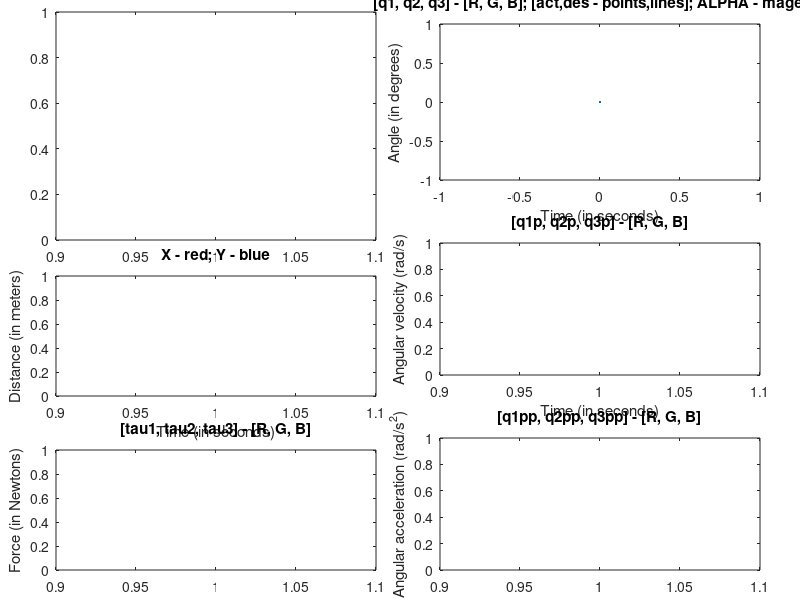

Source code (MATLAB): (Note: this script raises an error after producing the figure.)
% Each link is only allowed to have 1 degree of freedom.
% Playback function to plot the robot and other parameters

record = 0; % set to 1 to record
FPS = 30;
vid_name = 'sample.avi';

line_width = 1; % default 1
marker_size = 5; % default 10

if record == 1
    gcf = figure(1);
end
set(findall(gcf,'-property','FontSize'),'FontSize',14)
% subplot position [left bottom width height]
s1_pos = [0.07 0.6 0.4 0.38]; % robot 
s2_pos = [0.07 0.34 0.4 0.2]; % XY
s3_pos = [0.07 0.05 0.4 0.2]; % tau
s4_pos = [0.55 0.7 0.4 0.26]; % q & alpha
s5_pos = [0.55 0.375 0.4 0.22]; % qp
s6_pos = [0.55 0.05 0.4 0.22]; % qpp

% robot
s1 = subplot('Position',s1_pos);
hold off
plot(NaN)
hold on
%title('3 Link Robot')

% XY
s2 = subplot('Position',s2_pos);
hold off
plot(NaN)
hold on
title('X - red; Y - blue')
xlabel(s2, 'Time (in seconds)')
ylabel(s2, 'Distance (in meters)')

% tau
s3 = subplot('Position',s3_pos);
hold off
plot(NaN)
hold on
title('[tau1, tau2, tau3] - [R, G, B]')
xlabel(s3, 'Time (in seconds)')
ylabel(s3, 'Force (in Newtons)')

% q & alpha
s4 = subplot('Position',s4_pos);
hold off
plot(0,0)
hold on
title('[q1, q2, q3] - [R, G, B]; [act,des - points,lines]; ALPHA - magenta')
xlabel(s4, 'Time (in seconds)')
ylabel(s4, 'Angle (in degrees)')

% qp
s5 = subplot('Position',s5_pos);
hold off
plot(NaN)
hold on
title('[q1p, q2p, q3p] - [R, G, B]')
xlabel(s5, 'Time (in seconds)')
ylabel(s5, 'Angular velocity (rad/s)')

% qpp
s6 = subplot('Position',s6_pos);
hold off
plot(NaN)
hold on
title('[q1pp, q2pp, q3pp] - [R, G, B]')
xlabel(s6, 'Time (in seconds)')
ylabel(s6, 'Angular acceleration (rad/s^2)')

t = simout.time;
N = length(t);
t_max = max(simout.time);
trail = 25;
endX_vect = zeros(N+trail,1);
endY_vect = zeros(N+trail,1);
%t = 0:t_max/N:t_max;

% the following is merely to set appropiate axes lengths
tau1_max = max(simout.signals.values(:,7,:));
tau2_max = max(simout.signals.values(:,8,:));
tau3_max = max(simout.signals.values(:,9,:));
tau_max = max([tau1_max tau2_max tau3_max]);
tau1_min = min(simout.signals.values(:,7,:));
tau2_min = min(simout.signals.values(:,8,:));
tau3_min = min(simout.signals.values(:,9,:));
tau_min = min([tau1_min tau2_min tau3_min]);

q1_p_max = max(simout.signals.values(:,10,:));
q2_p_max = max(simout.signals.values(:,11,:));
q3_p_max = max(simout.signals.values(:,12,:));
qp_max = max([q1_p_max q2_p_max q3_p_max]);
q1_p_min = min(simout.signals.values(:,10,:));
q2_p_min = min(simout.signals.values(:,11,:));
q3_p_min = min(simout.signals.values(:,12,:));
qp_min = min([q1_p_min q2_p_min q3_p_min]);

q1_pp_max = max(simout.signals.values(:,13,:));
q2_pp_max = max(simout.signals.values(:,14,:));
q3_pp_max = max(simout.signals.values(:,15,:));
qpp_max = max([q1_pp_max q2_pp_max q3_pp_max]);
q1_pp_min = min(simout.signals.values(:,13,:));
q2_pp_min = min(simout.signals.values(:,14,:));
q3_pp_min = min(simout.signals.values(:,15,:));
qpp_min = min([q1_pp_min q2_pp_min q3_pp_min]);

if tau_max == 0
    tau_max = 100;
end
if qp_max == 0
    qp_max = 1;
end
if qpp_max == 0
    qpp_max = 1;
end

if tau_min == 0
    tau_min = -100;
end
if qp_min == 0
    qp_min = -1;
end
if qpp_min == 0
    qpp_min = -1;
end

% data = q1 q2 q3 X Y ALPHA tau1 tau2 tau3
data = simout.signals.values(1,:,1);
q1 = data(1)*pi/180;
q2 = data(2)*pi/180;
q3 = data(3)*pi/180;

X = data(4);
Y = data(5);
ALPHA = data(6);

tau1 = data(7);
tau2 = data(8);
tau3 = data(9);

q1_p = data(10);
q2_p = data(11);
q3_p = data(12);

q1_pp = data(13);
q2_pp = data(14);
q3_pp = data(15);

q1_d = data(16);
q2_d = data(17);
q3_d = data(18);


i = 1;
L1 = 4;
L2 = 3;
L3 = 2;
P = L1+L2+L3; 
if record == 1
    writerObj = VideoWriter(vid_name); % Name it.   
    writerObj.FrameRate = FPS; % How many frames per second.
    open(writerObj);
end
q1d_vect = zeros(N,1);
q2d_vect = zeros(N,1);
q3d_vect = zeros(N,1);

while i <= N 
    if i == 1
        t0 = 0;
    else
        t0 = t(i-1);
    end
    data = simout.signals.values(1,:,i);
    q1 = data(1)*pi/180;
    q2 = data(2)*pi/180;
    q3 = data(3)*pi/180;
    X = data(4);
    Y = data(5);
    ALPHA = data(6)*pi/180;
    tau1 = data(7);
    tau2 = data(8);
    tau3 = data(9);
    q1_p = data(10);
    q2_p = data(11);
    q3_p = data(12);
    q1_pp = data(13);
    q2_pp = data(14);
    q3_pp = data(15);
    q1d_vect(i) = data(16);
    q2d_vect(i) = data(17);
    q3d_vect(i) = data(18);
%     
    endX_vect(i) = X;
    endY_vect(i) = Y;
    %axis([-P*1.1 P*1.1 -P*1.1 P*1.1]);

    T01 = TRANS(0, 0, 0, q1);
    T12 = TRANS(0, L1, 0, q2);
    T23 = TRANS(0, L2, 0, q3);
    T34 = TRANS(0, L3, 0, 0);

    link1.a = T01*[0 0 0 1]';
    link1.b = T01*[L1 0 0 1]';

    link2.a = T01*T12*[0 0 0 1]';
    link2.b = T01*T12*[L2 0 0 1]';

    link3.a = T01*T12*T23*[0 0 0 1]';
    link3.b = T01*T12*T23*[L3 0 0 1]';
    
    % robot
    s1 = subplot('Position',s1_pos);
    plot(endX_vect(1:i), endY_vect(1:i),'-k','LineWidth',2);
    grid on
    hold on
    link1.X = [link1.a(1) link1.b(1)];
    link1.Y = [link1.a(2) link1.b(2)];
    link1.plot = plot(link1.X, link1.Y,'-or','LineWidth',3);
    link2.X = [link2.a(1) link2.b(1)];
    link2.Y = [link2.a(2) link2.b(2)];
    link2.plot = plot(link2.X, link2.Y,'-og','LineWidth',3);
    hold on
    link3.X = [link3.a(1) link3.b(1)];
    link3.Y = [link3.a(2) link3.b(2)];
    link3.plot = plot(link3.X, link3.Y,'-ob','LineWidth',3);
    axis([-(P+1) (P+1) -(P+1) (P+1)]);
    hold off
    
    % X Y
    s2 = subplot('Position',s2_pos);
    grid on
    plot(t(i),X,'.r','MarkerSize',marker_size)
    hold on
    plot(t(i),Y,'.b','MarkerSize',marker_size)
    axis([0 t_max -P*1.1 P*1.1])
    
    % q and alpha
    s3 = subplot('Position',s3_pos);
    grid on
    plot(t(i),tau1,'.r','MarkerSize',marker_size)
    hold on
    plot(t(i),tau2,'.g','MarkerSize',marker_size)
    plot(t(i),tau3,'.b','MarkerSize',marker_size)
    axis([0 t_max (tau_min-100) tau_max*1.1])    
    
    % tau
    s4 = subplot('Position',s4_pos);
    grid on
    plot(t(i),q1*180/pi,'.r','MarkerSize', marker_size)
    hold on
    plot(t(i),q2*180/pi,'.g','MarkerSize', marker_size)    
    plot(t(i),q3*180/pi,'.b','MarkerSize', marker_size)
    plot(t(i),wrapToPi(ALPHA)*180/pi,'.m','MarkerSize',marker_size)
    plot(t(1:i),q1d_vect(1:i),'-r','LineWidth',line_width)
    plot(t(1:i),q2d_vect(1:i),'-g','LineWidth',line_width)
    plot(t(1:i),q3d_vect(1:i),'-b','LineWidth',line_width)
    axis([0 t_max -180 180])
    
    % qp
    s5 = subplot('Position',s5_pos);
    grid on
    plot(t(i),q1_p,'.r','MarkerSize',marker_size)
    hold on
    plot(t(i),q2_p,'.g','MarkerSize',marker_size)
    plot(t(i),q3_p,'.b','MarkerSize',marker_size)
    axis([0 t_max qp_min*1.1 qp_max*1.1])
    
    % qpp
    s6 = subplot('Position',s6_pos);
    grid on
    plot(t(i),q1_pp,'.r','MarkerSize',marker_size)
    hold on
    plot(t(i),q2_pp,'.g','MarkerSize',marker_size)
    plot(t(i),q3_pp,'.b','MarkerSize',marker_size)
    axis([0 t_max qpp_min*1.1 qpp_max*1.1])
    
%     X = L2*cos(q1 + q2) + L1*cos(q1) + L3*cos(q1 + q2 + q3);
%     Y = L2*sin(q1 + q2) + L1*sin(q1) + L3*sin(q1 + q2 + q3);
%     ALPHA = q1+q2+q3;
    %plot(T04(4,1),T04(4,2));
    %legend([link1.plot link2.plot link3.plot], strcat('\theta1= ',num2str(round((q1(i)*180/pi),2))),strcat('\theta2= ',num2str(q2(i)*180/pi)),strcat('\theta3= ',num2str(q3(i)*180/pi)));
    %title('NO actuator torque, NO gravity')
    
    if record == 1
        frame = getframe(gcf); % 'gcf' can handle if you zoom in to take a movie.
        writeVideo(writerObj, frame);
    end
	pause(t(i)-t0);
    %pause(t_max/N);
    i = i + 1;
end
if record == 1
    close(writerObj);
end